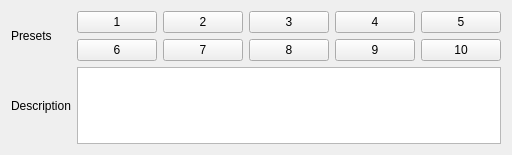
<?xml version="1.0" encoding="UTF-8"?>
<ui version="4.0">
 <class>demo_toolbox</class>
 <widget class="QWidget" name="demo_toolbox">
  <property name="geometry">
   <rect>
    <x>0</x>
    <y>0</y>
    <width>478</width>
    <height>155</height>
   </rect>
  </property>
  <property name="windowTitle">
   <string>Demo Toolbox</string>
  </property>
  <layout class="QGridLayout" name="gridLayout_2">
   <item row="0" column="0">
    <widget class="QLabel" name="text_presets">
     <property name="text">
      <string>Presets</string>
     </property>
    </widget>
   </item>
   <item row="0" column="1">
    <layout class="QGridLayout" name="gridLayout">
     <item row="0" column="0">
      <widget class="QPushButton" name="button_1">
       <property name="text">
        <string>1</string>
       </property>
      </widget>
     </item>
     <item row="0" column="1">
      <widget class="QPushButton" name="button_2">
       <property name="text">
        <string>2</string>
       </property>
      </widget>
     </item>
     <item row="0" column="2">
      <widget class="QPushButton" name="button_3">
       <property name="text">
        <string>3</string>
       </property>
      </widget>
     </item>
     <item row="0" column="3">
      <widget class="QPushButton" name="button_4">
       <property name="text">
        <string>4</string>
       </property>
      </widget>
     </item>
     <item row="0" column="4">
      <widget class="QPushButton" name="button_5">
       <property name="text">
        <string>5</string>
       </property>
      </widget>
     </item>
     <item row="1" column="0">
      <widget class="QPushButton" name="button_6">
       <property name="text">
        <string>6</string>
       </property>
      </widget>
     </item>
     <item row="1" column="1">
      <widget class="QPushButton" name="button_7">
       <property name="text">
        <string>7</string>
       </property>
      </widget>
     </item>
     <item row="1" column="2">
      <widget class="QPushButton" name="button_8">
       <property name="text">
        <string>8</string>
       </property>
      </widget>
     </item>
     <item row="1" column="3">
      <widget class="QPushButton" name="button_9">
       <property name="text">
        <string>9</string>
       </property>
      </widget>
     </item>
     <item row="1" column="4">
      <widget class="QPushButton" name="button_10">
       <property name="text">
        <string>10</string>
       </property>
      </widget>
     </item>
    </layout>
   </item>
   <item row="1" column="0">
    <widget class="QLabel" name="text_description">
     <property name="text">
      <string>Description</string>
     </property>
    </widget>
   </item>
   <item row="1" column="1">
    <widget class="QPlainTextEdit" name="text_content"/>
   </item>
   <item row="2" column="0" colspan="2">
    <spacer name="verticalSpacer">
     <property name="orientation">
      <enum>Qt::Vertical</enum>
     </property>
     <property name="sizeHint" stdset="0">
      <size>
       <width>188</width>
       <height>1</height>
      </size>
     </property>
    </spacer>
   </item>
  </layout>
 </widget>
 <resources/>
 <connections/>
</ui>
